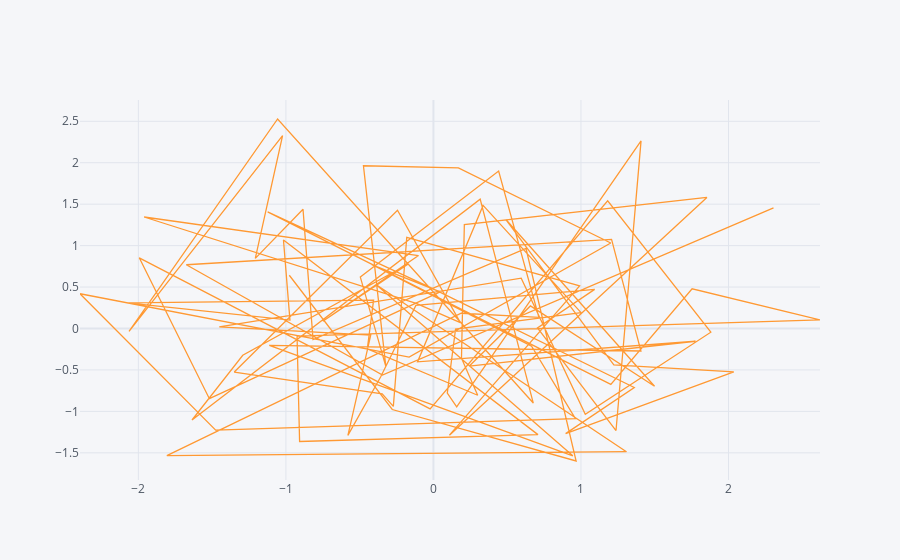

Write notebook code for a chart like this one.
### Code cell
df.iplot(kind='scatter',x='A',y='B')
